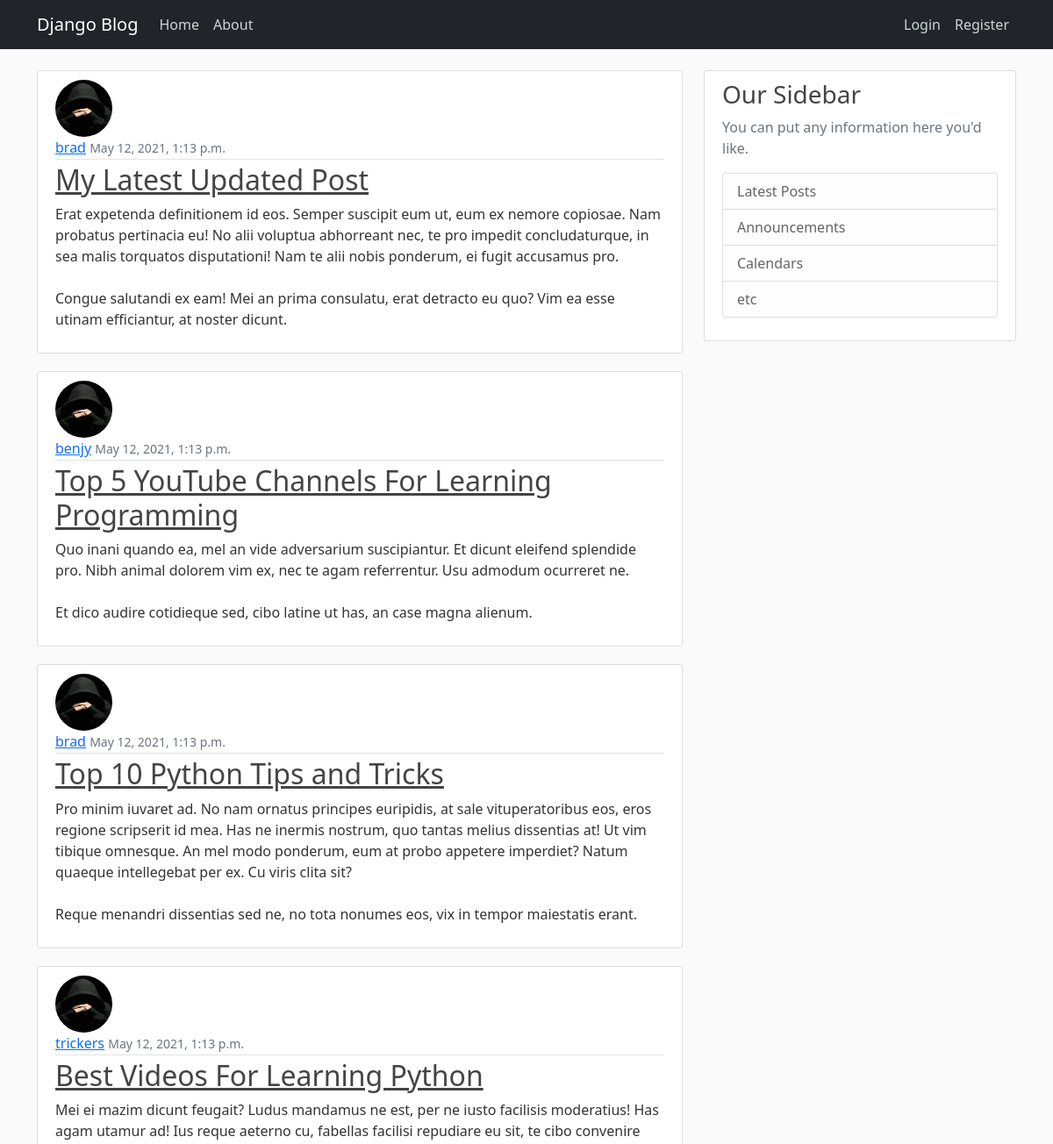
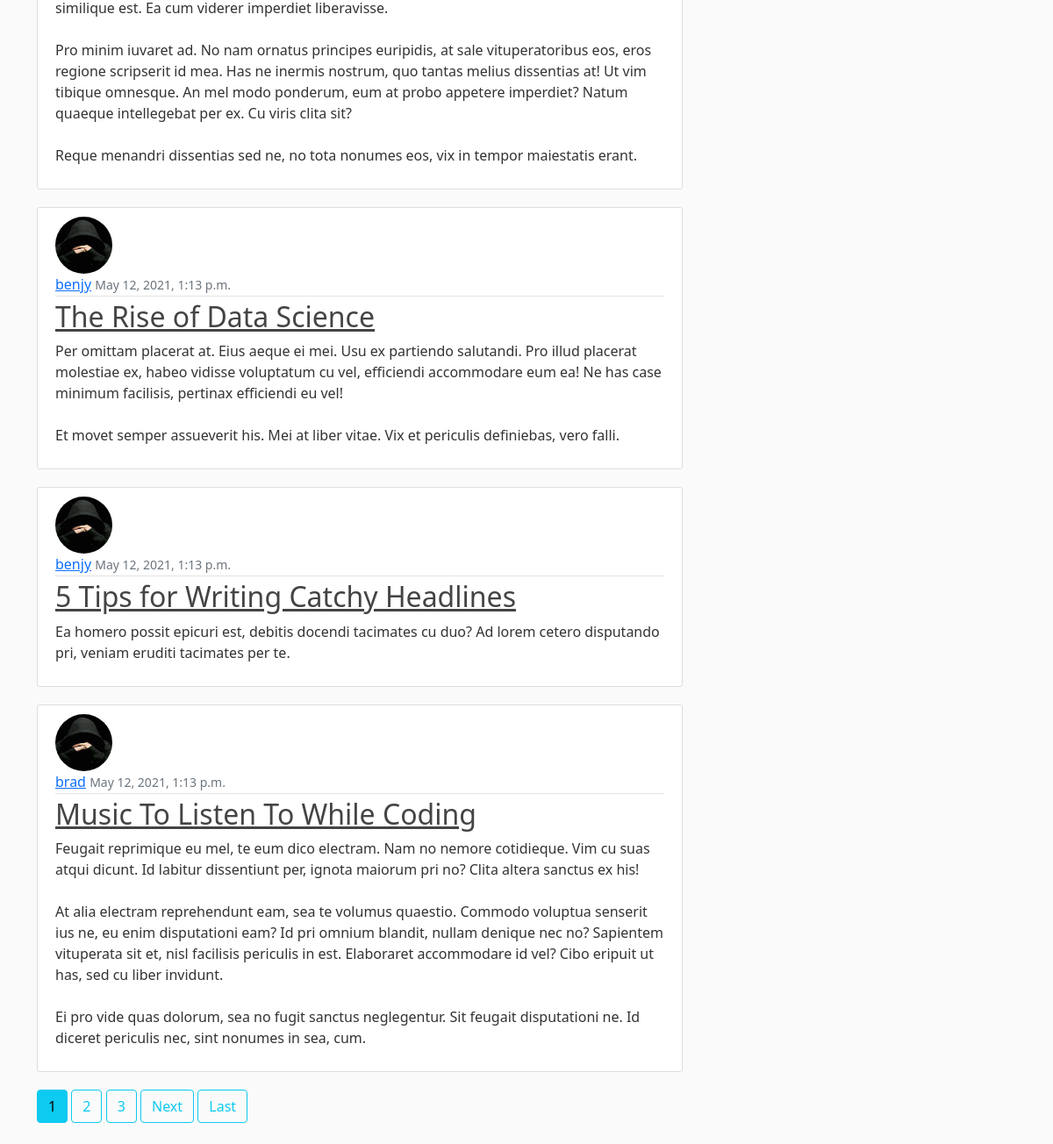
The page / on the database its author committed (2 pictures, top to bottom).
### coolApp/models.py (models this page shows, shortened)
class Post(models.Model):
    title = models.CharField(max_length = 100)
    content = models.TextField()
    date_posted = models.DateTimeField(default=timezone.now)
    author = models.ForeignKey(User, on_delete=models.CASCADE)

### users/models.py (models this page shows, shortened)
class Profile(models.Model):
    user = models.OneToOneField(User, on_delete=models.CASCADE)
    image = models.ImageField(default='default.jpg', upload_to='profile_pics')

### coolApp/views.py (the view)
# urls.py: path('',PostListView.as_view(), name = 'blog-home'),
class PostListView(ListView):
    model = Post
    template_name = 'coolApp/home.html'
    context_object_name = 'posts'
    ordering = ['-date_posted']
    paginate_by = 7

### coolApp/templates/coolApp/home.html (shortened to what this page needs)
{%  extends 'coolApp/index.html' %}
{%  block content %}
    {% for post in posts %}
        <article class="media content-section">
          <img  class="rounded-circle article-img"   src="{{ post.author.profile.image.url }}" alt="">
            <div class="media-body">
              <div class="article-metadata">
                <a class="mr-2" href="{% url 'user-posts' post.author.username %}">{{ post.author }}</a>
                <small class="text-muted">{{ post.date_posted }}</small>
              </div>
              <h2><a class="article-title" href="{% url 'post-detail' post.id %}">{{ post.title }}</a></h2>
              <p class="article-content">{{ post.content }}</p>
            </div>
        </article>
    {% endfor %}
    {% if is_paginated %}
      {% for num in page_obj.paginator.page_range %}
        {% if page_obj.number == num %}
          <a href="?page={{ num }}" class="btn btn-info mb-4">{{ num }}</a>
        {% elif num > page_obj.number|add:'-3' and  num < page_obj.number|add:'3' %}
          <a href="?page={{ num }}" class="btn btn-outline-info mb-4">{{ num }}</a>
        {% endif %}
      {% endfor %}
      {% if page_obj.has_next %}
        <a href="?page={{ page_obj.next_page_number }}" class="btn btn-outline-info mb-4">Next</a>
        <a href="?page={{ page_obj.paginator.num_pages }}" class="btn btn-outline-info mb-4">Last</a>
      {% endif %}
    {% endif %}
{% endblock content %}

### coolApp/templates/coolApp/index.html (shortened to what this page needs)
{% load static %}
<!DOCTYPE html>
<html lang="en">
<head>
    <link href="https://cdn.jsdelivr.net/npm/bootstrap@5.0.0-beta3/dist/css/bootstrap.min.css" rel="stylesheet">
    <link rel="stylesheet" type="text/css"   href="{% static 'coolApp/main.css'%}">
</head>
<body>
    <header class="site-header">
        <nav class="navbar navbar-expand-md navbar-dark bg-dark fixed-top">
          <div class="container">
            <a class="navbar-brand mr-4" href="/">Django Blog</a>
            <div class="collapse navbar-collapse"  id="navbarToggle">
              <div class="navbar-nav mr-auto">
                <a class="nav-item nav-link " href="{% url 'blog-home' %}">Home</a>
                <a class="nav-item nav-link " href="{% url 'about-page' %}">About</a>
              </div>
              <div class="navbar-nav ms-auto" >
                {% if user.is_authenticated %}
                  <a class="nav-item nav-link " href="{% url 'post-create' %}">New Post</a>
                  <a class="nav-item nav-link " href="{% url 'profile' %}">Profile</a>
                  <a class="nav-item nav-link " href="{% url 'logout' %}">Logout</a>
                {% else %}
                  <a class="nav-item nav-link  " href="{% url 'login' %}">Login</a>
                  <a class="nav-item nav-link  " href="{% url 'register' %}">Register</a>
                {% endif %}
              </div>
            </div>
          </div>
        </nav>
    </header>
    <main role="main" class="container">
        <div class="row">
          <div class="col-md-8">
            {% block content %}{% endblock %}
          </div>
          <div class="col-md-4">
            <div class="content-section">
              <h3>Our Sidebar</h3>
              <p class='text-muted'>You can put any information here you'd like.
                <ul class="list-group">
                  <li class="list-group-item list-group-item-light">Latest Posts</li>
                  <li class="list-group-item list-group-item-light">Announcements</li>
                  <li class="list-group-item list-group-item-light">Calendars</li>
                  <li class="list-group-item list-group-item-light">etc</li>
                </ul>
              </p>
            </div>
          </div>
        </div>
      </main>
</body>
</html>

### coolApp/static/coolApp/main.css (style rules this page uses)
body { background: #fafafa; color: #333333; margin-top: 5rem; }
h1, h2, h3, h4, h5, h6 { color: #444444; }
ul { margin: 0; }
.site-header .navbar-nav .nav-link { color: #cbd5db; }
.content-section { background: #ffffff; padding: 10px 20px; border: 1px solid #dddddd; border-radius: 3px; margin-bottom: 20px; }
.article-title { color: #444444; }
.article-content { white-space: pre-line; }
.article-img { height: 65px; width: 65px; margin-right: 16px; }
.article-metadata { padding-bottom: 1px; margin-bottom: 4px; border-bottom: 1px solid #e3e3e3 }

### rows shown on the page
Post: author.profile.image (placeholder picture), author "brad", date_posted "May 12, 2021, 1:13 p.m.", title "My Latest Updated Post", content "Erat expetenda definitionem id eos. Semper suscipit eum ut, eum ex nemore copiosae. Nam probatus pertinacia eu! No alii voluptua abhorreant nec, te pro impedit concludaturque, in sea malis torquatos disputationi! Nam te alii nobis ponderum, ei fugit accusamus pro. Congue salutandi ex eam! Mei an prima consulatu, erat detracto eu quo? Vim ea esse utinam efficiantur, at noster dicunt."
Post: author.profile.image (placeholder picture), author "benjy", date_posted "May 12, 2021, 1:13 p.m.", title "Top 5 YouTube Channels For Learning Programming", content "Quo inani quando ea, mel an vide adversarium suscipiantur. Et dicunt eleifend splendide pro. Nibh animal dolorem vim ex, nec te agam referrentur. Usu admodum ocurreret ne. Et dico audire cotidieque sed, cibo latine ut has, an case magna alienum."
Post: author.profile.image (placeholder picture), author "brad", date_posted "May 12, 2021, 1:13 p.m.", title "Top 10 Python Tips and Tricks", content "Pro minim iuvaret ad. No nam ornatus principes euripidis, at sale vituperatoribus eos, eros regione scripserit id mea. Has ne inermis nostrum, quo tantas melius dissentias at! Ut vim tibique omnesque. An mel modo ponderum, eum at probo appetere imperdiet? Natum quaeque intellegebat per ex. Cu viris clita sit? Reque menandri dissentias sed ne, no tota nonumes eos, vix in tempor maiestatis erant."
Post: author.profile.image (placeholder picture), author "trickers", date_posted "May 12, 2021, 1:13 p.m.", title "Best Videos For Learning Python", content "Mei ei mazim dicunt feugait? Ludus mandamus ne est, per ne iusto facilisis moderatius! Has agam utamur ad! Ius reque aeterno cu, fabellas facilisi repudiare eu sit, te cibo convenire similique est. Ea cum viderer imperdiet liberavisse. Pro minim iuvaret ad. No nam ornatus principes euripidis, at sale vituperatoribus eos, eros regione scripserit id mea. Has ne inermis nostrum, quo tantas melius dissentias at! Ut vim tibique omnesque. An mel modo ponderum, eum at probo appetere imperdiet? Natum quaeque intellegebat per ex. Cu viris clita sit? Reque menandri dissentias sed ne, no tota nonumes eos, vix in tempor maiestatis erant."
Post: author.profile.image (placeholder picture), author "benjy", date_posted "May 12, 2021, 1:13 p.m.", title "The Rise of Data Science", content "Per omittam placerat at. Eius aeque ei mei. Usu ex partiendo salutandi. Pro illud placerat molestiae ex, habeo vidisse voluptatum cu vel, efficiendi accommodare eum ea! Ne has case minimum facilisis, pertinax efficiendi eu vel! Et movet semper assueverit his. Mei at liber vitae. Vix et periculis definiebas, vero falli."
Post: author.profile.image (placeholder picture), author "benjy", date_posted "May 12, 2021, 1:13 p.m.", title "5 Tips for Writing Catchy Headlines", content "Ea homero possit epicuri est, debitis docendi tacimates cu duo? Ad lorem cetero disputando pri, veniam eruditi tacimates per te."
Post: author.profile.image (placeholder picture), author "brad", date_posted "May 12, 2021, 1:13 p.m.", title "Music To Listen To While Coding", content "Feugait reprimique eu mel, te eum dico electram. Nam no nemore cotidieque. Vim cu suas atqui dicunt. Id labitur dissentiunt per, ignota maiorum pri no? Clita altera sanctus ex his! At alia electram reprehendunt eam, sea te volumus quaestio. Commodo voluptua senserit ius ne, eu enim disputationi eam? Id pri omnium blandit, nullam denique nec no? Sapientem vituperata sit et, nisl facilisis periculis in est. Elaboraret accommodare id vel? Cibo eripuit ut has, sed cu liber invidunt. Ei pro vide quas dolorum, sea no fugit sanctus neglegentur. Sit feugait disputationi ne. Id diceret periculis nec, sint nonumes in sea, cum."

### other values the page prints
{{ num }} "1"
{{ num }} "2" "3"
